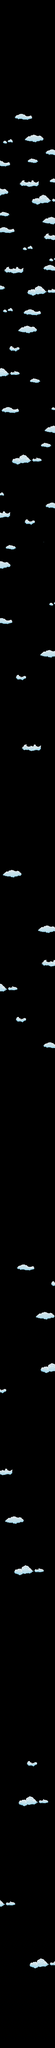

This game map was drawn from its Tiled (.tmx) file and the tilesets committed beside it. A one-line description and the trimmed map source follow:
An orthogonal 25x922 tile map with 32x32 px tiles, 1 tile layer (Clouds).

<map version="1.2" tiledversion="1.2.4" orientation="orthogonal" renderorder="right-down" width="25" height="922" tilewidth="32" tileheight="32" infinite="0" nextlayerid="3" nextobjectid="1">
 <tileset firstgid="1" name="clouds" tilewidth="32" tileheight="32" tilecount="361" columns="19">
  <image source="clouds.png" width="608" height="608" />
 </tileset>
 <layer id="1" name="Clouds" width="25" height="922">
  <data>[23050 cells, 1859 non-empty, 254 distinct tile ids]</data>
 </layer>
</map>
